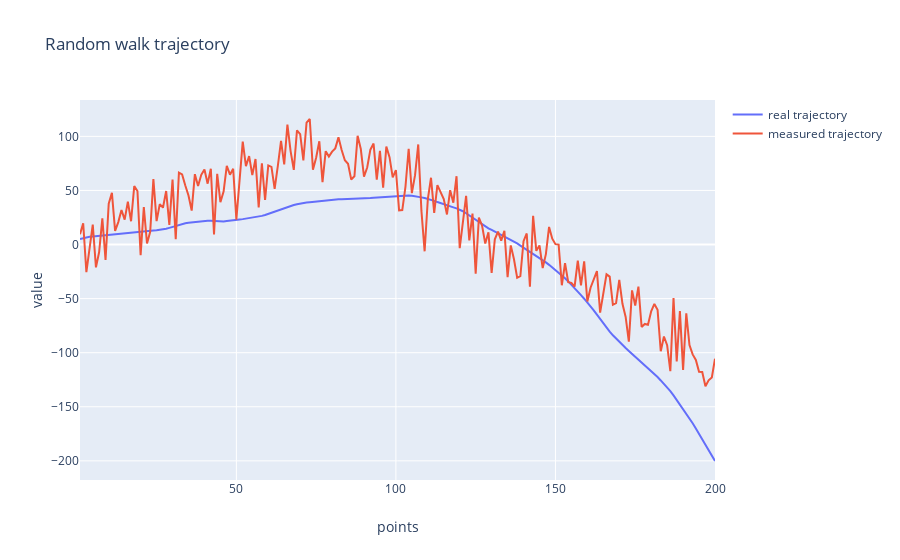

Notebook cell for this chart:
### Code cell
plot(2, [num_points, num_points], [x, z], title='Random walk trajectory', xlable='points', ylable='value',
     legend=['real trajectory', 'measured trajectory'])

### Figure 1 — Plotly figure (JSON) as saved in the notebook; plotly's stock layout.template omitted (floating-point values rounded to 4 significant figures; data arrays with more than 128 entries replaced by an {"elided": "..."} marker saying what was removed)
{"data": [{"mode": "lines", "name": "real trajectory", "showlegend": true, "type": "scatter", "x": {"elided": "200 int values"}, "y": {"elided": "200 float values"}}, {"mode": "lines", "name": "measured trajectory", "showlegend": true, "type": "scatter", "x": {"elided": "200 int values"}, "y": {"elided": "200 float values"}}], "layout": {"title": {"text": "Random walk trajectory"}, "xaxis": {"title": {"text": "points"}}, "yaxis": {"title": {"text": "value"}}}}
